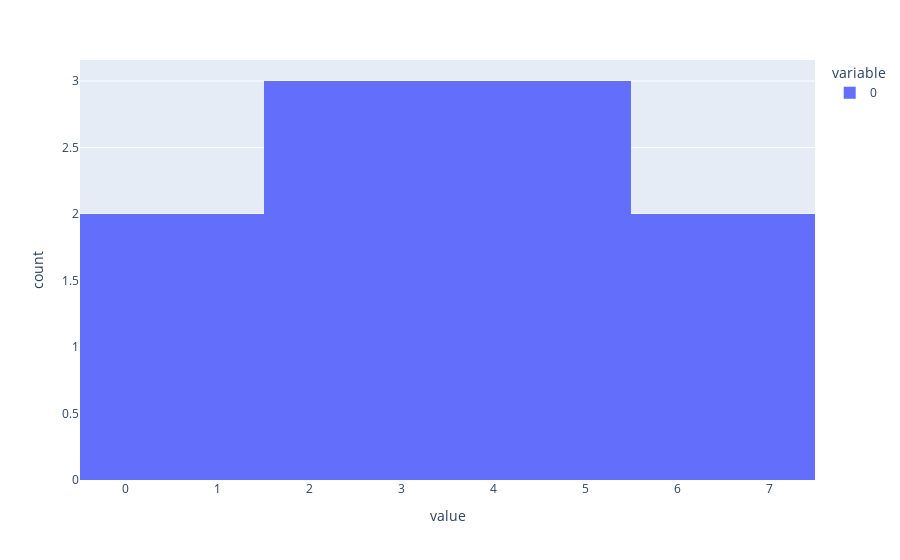

The cell this chart's notebook holds for it:
### Markdown cell above
#### 3.- Calculate the frequency distribution and plot it. What is the relation between this plot and the plot above? Describe it with words.

### Code cell
# your code here
px.histogram(df_dice_rolled.values)

### Figure 1 — Plotly figure (JSON) as saved in the notebook; plotly's stock layout.template omitted (floating-point values rounded to 4 significant figures)
{"data": [{"alignmentgroup": "True", "bingroup": "x", "hovertemplate": "variable=0<br>value=%{x}<br>count=%{y}<extra></extra>", "legendgroup": "0", "marker": {"color": "#636efa", "pattern": {"shape": ""}}, "name": "0", "offsetgroup": "0", "orientation": "v", "showlegend": true, "type": "histogram", "x": [6, 3, 4, 3, 4, 6, 2, 1, 1, 5], "xaxis": "x", "yaxis": "y"}], "layout": {"barmode": "relative", "legend": {"title": {"text": "variable"}, "tracegroupgap": 0}, "margin": {"t": 60}, "xaxis": {"anchor": "y", "domain": [0, 1], "title": {"text": "value"}}, "yaxis": {"anchor": "x", "domain": [0, 1], "title": {"text": "count"}}}}
